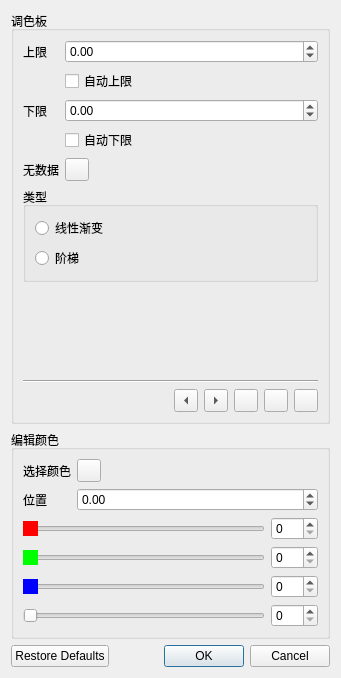
<?xml version="1.0" encoding="UTF-8"?>
<ui version="4.0">
 <class>ColorPaletteEdit</class>
 <widget class="QDialog" name="ColorPaletteEdit">
  <property name="geometry">
   <rect>
    <x>0</x>
    <y>0</y>
    <width>341</width>
    <height>613</height>
   </rect>
  </property>
  <property name="windowTitle">
   <string>编辑调色板</string>
  </property>
  <layout class="QVBoxLayout" name="verticalLayout">
   <item>
    <widget class="QGroupBox" name="groupBox">
     <property name="title">
      <string>调色板</string>
     </property>
     <layout class="QFormLayout" name="formLayout">
      <item row="0" column="0">
       <widget class="QLabel" name="maxTitle">
        <property name="text">
         <string>上限</string>
        </property>
       </widget>
      </item>
      <item row="0" column="1">
       <widget class="QDoubleSpinBox" name="max">
        <property name="minimum">
         <double>-999999.989999999990687</double>
        </property>
        <property name="maximum">
         <double>999999.989999999990687</double>
        </property>
       </widget>
      </item>
      <item row="2" column="0">
       <widget class="QLabel" name="minTitle">
        <property name="text">
         <string>下限</string>
        </property>
       </widget>
      </item>
      <item row="2" column="1">
       <widget class="QDoubleSpinBox" name="min">
        <property name="minimum">
         <double>-999999.989999999990687</double>
        </property>
        <property name="maximum">
         <double>999999.989999999990687</double>
        </property>
       </widget>
      </item>
      <item row="4" column="0">
       <widget class="QLabel" name="emptyColorTitle">
        <property name="text">
         <string>无数据</string>
        </property>
       </widget>
      </item>
      <item row="5" column="0" colspan="2">
       <widget class="QGroupBox" name="groupBox_2">
        <property name="title">
         <string>类型</string>
        </property>
        <layout class="QVBoxLayout" name="verticalLayout_2">
         <item>
          <widget class="QRadioButton" name="interpolationLinear">
           <property name="text">
            <string>线性渐变</string>
           </property>
          </widget>
         </item>
         <item>
          <widget class="QRadioButton" name="interpolationStep">
           <property name="text">
            <string>阶梯</string>
           </property>
          </widget>
         </item>
        </layout>
       </widget>
      </item>
      <item row="6" column="0" colspan="2">
       <layout class="QGridLayout" name="gridLayout">
        <property name="horizontalSpacing">
         <number>0</number>
        </property>
        <item row="1" column="0" colspan="3">
         <widget class="QWidget" name="arrows" native="true">
          <property name="minimumSize">
           <size>
            <width>0</width>
            <height>30</height>
           </size>
          </property>
         </widget>
        </item>
        <item row="0" column="0">
         <spacer name="arrowSpacerLeft">
          <property name="orientation">
           <enum>Qt::Horizontal</enum>
          </property>
          <property name="sizeType">
           <enum>QSizePolicy::Fixed</enum>
          </property>
          <property name="sizeHint" stdset="0">
           <size>
            <width>25</width>
            <height>0</height>
           </size>
          </property>
         </spacer>
        </item>
        <item row="0" column="2">
         <spacer name="arrowSpacerRight">
          <property name="orientation">
           <enum>Qt::Horizontal</enum>
          </property>
          <property name="sizeType">
           <enum>QSizePolicy::Fixed</enum>
          </property>
          <property name="sizeHint" stdset="0">
           <size>
            <width>25</width>
            <height>0</height>
           </size>
          </property>
         </spacer>
        </item>
        <item row="0" column="1">
         <widget class="ColorPaletteView" name="gradient" native="true">
          <property name="sizePolicy">
           <sizepolicy hsizetype="MinimumExpanding" vsizetype="Preferred">
            <horstretch>0</horstretch>
            <verstretch>0</verstretch>
           </sizepolicy>
          </property>
          <property name="minimumSize">
           <size>
            <width>0</width>
            <height>50</height>
           </size>
          </property>
         </widget>
        </item>
        <item row="2" column="0" colspan="3">
         <widget class="Line" name="line">
          <property name="orientation">
           <enum>Qt::Horizontal</enum>
          </property>
         </widget>
        </item>
       </layout>
      </item>
      <item row="7" column="0" colspan="2">
       <layout class="QHBoxLayout" name="horizontalLayout_2">
        <item>
         <spacer name="horizontalSpacer_3">
          <property name="orientation">
           <enum>Qt::Horizontal</enum>
          </property>
          <property name="sizeHint" stdset="0">
           <size>
            <width>40</width>
            <height>20</height>
           </size>
          </property>
         </spacer>
        </item>
        <item>
         <widget class="QToolButton" name="prev">
          <property name="toolTip">
           <string>选择上一个颜色</string>
          </property>
          <property name="text">
           <string>...</string>
          </property>
          <property name="arrowType">
           <enum>Qt::LeftArrow</enum>
          </property>
         </widget>
        </item>
        <item>
         <widget class="QToolButton" name="next">
          <property name="toolTip">
           <string>选择下一个颜色</string>
          </property>
          <property name="text">
           <string>...</string>
          </property>
          <property name="arrowType">
           <enum>Qt::RightArrow</enum>
          </property>
         </widget>
        </item>
        <item>
         <widget class="QToolButton" name="addStop">
          <property name="toolTip">
           <string>添加颜色</string>
          </property>
          <property name="icon">
           <iconset resource="../../resources/Resources.qrc">
            <normaloff>:/icons/plus.png</normaloff>:/icons/plus.png</iconset>
          </property>
         </widget>
        </item>
        <item>
         <widget class="QToolButton" name="removeStop">
          <property name="toolTip">
           <string>删除颜色</string>
          </property>
          <property name="icon">
           <iconset resource="../../resources/Resources.qrc">
            <normaloff>:/icons/minus.png</normaloff>:/icons/minus.png</iconset>
          </property>
         </widget>
        </item>
        <item>
         <widget class="QToolButton" name="tools">
          <property name="toolTip">
           <string>其他选项</string>
          </property>
          <property name="icon">
           <iconset resource="../../resources/icons/Fatcow.qrc">
            <normaloff>:/fatcow/16x16/cog.png</normaloff>:/fatcow/16x16/cog.png</iconset>
          </property>
          <property name="popupMode">
           <enum>QToolButton::InstantPopup</enum>
          </property>
         </widget>
        </item>
       </layout>
      </item>
      <item row="1" column="1">
       <widget class="QCheckBox" name="autoMax">
        <property name="text">
         <string>自动上限</string>
        </property>
       </widget>
      </item>
      <item row="3" column="1">
       <widget class="QCheckBox" name="autoMin">
        <property name="text">
         <string>自动下限</string>
        </property>
       </widget>
      </item>
      <item row="4" column="1">
       <widget class="Utils::QtColorButton" name="emptyColor"/>
      </item>
     </layout>
    </widget>
   </item>
   <item>
    <widget class="QGroupBox" name="editColor">
     <property name="title">
      <string>编辑颜色</string>
     </property>
     <layout class="QGridLayout" name="gridLayout_2">
      <item row="4" column="1">
       <widget class="QSpinBox" name="greenValue">
        <property name="maximum">
         <number>255</number>
        </property>
       </widget>
      </item>
      <item row="5" column="0">
       <widget class="QSlider" name="blue">
        <property name="styleSheet">
         <string notr="true">::handle {background-color: rgb(0, 0, 255);}</string>
        </property>
        <property name="maximum">
         <number>255</number>
        </property>
        <property name="orientation">
         <enum>Qt::Horizontal</enum>
        </property>
       </widget>
      </item>
      <item row="2" column="0" colspan="2">
       <layout class="QFormLayout" name="formLayout_2">
        <item row="1" column="1">
         <widget class="QDoubleSpinBox" name="position">
          <property name="minimum">
           <double>-999999.989999999990687</double>
          </property>
          <property name="maximum">
           <double>999999.989999999990687</double>
          </property>
         </widget>
        </item>
        <item row="0" column="1">
         <widget class="Utils::QtColorButton" name="color"/>
        </item>
        <item row="0" column="0">
         <widget class="QLabel" name="colorTitle">
          <property name="text">
           <string>选择颜色</string>
          </property>
         </widget>
        </item>
        <item row="1" column="0">
         <widget class="QLabel" name="positionTitle">
          <property name="text">
           <string>位置</string>
          </property>
         </widget>
        </item>
       </layout>
      </item>
      <item row="3" column="0">
       <widget class="QSlider" name="red">
        <property name="styleSheet">
         <string notr="true">::handle {background-color: rgb(255, 0, 0);}</string>
        </property>
        <property name="maximum">
         <number>255</number>
        </property>
        <property name="orientation">
         <enum>Qt::Horizontal</enum>
        </property>
       </widget>
      </item>
      <item row="4" column="0">
       <widget class="QSlider" name="green">
        <property name="styleSheet">
         <string notr="true">::handle {background-color: rgb(0, 255, 0);}</string>
        </property>
        <property name="maximum">
         <number>255</number>
        </property>
        <property name="orientation">
         <enum>Qt::Horizontal</enum>
        </property>
       </widget>
      </item>
      <item row="5" column="1">
       <widget class="QSpinBox" name="blueValue">
        <property name="maximum">
         <number>255</number>
        </property>
       </widget>
      </item>
      <item row="6" column="1">
       <widget class="QSpinBox" name="alphaValue">
        <property name="maximum">
         <number>255</number>
        </property>
       </widget>
      </item>
      <item row="6" column="0">
       <widget class="QSlider" name="alpha">
        <property name="styleSheet">
         <string notr="true">::handler {background-image: url(:/TransparentBackground.png);}</string>
        </property>
        <property name="maximum">
         <number>255</number>
        </property>
        <property name="orientation">
         <enum>Qt::Horizontal</enum>
        </property>
       </widget>
      </item>
      <item row="3" column="1">
       <widget class="QSpinBox" name="redValue">
        <property name="maximum">
         <number>255</number>
        </property>
       </widget>
      </item>
     </layout>
    </widget>
   </item>
   <item>
    <widget class="QDialogButtonBox" name="buttonBox">
     <property name="standardButtons">
      <set>QDialogButtonBox::Cancel|QDialogButtonBox::Ok|QDialogButtonBox::RestoreDefaults</set>
     </property>
    </widget>
   </item>
  </layout>
  <action name="actionImport">
   <property name="icon">
    <iconset resource="../../resources/icons/Fatcow.qrc">
     <normaloff>:/fatcow/16x16/application_go.png</normaloff>:/fatcow/16x16/application_go.png</iconset>
   </property>
   <property name="text">
    <string>导入</string>
   </property>
   <property name="toolTip">
    <string>从文件导入一个调色板</string>
   </property>
  </action>
  <action name="actionExport">
   <property name="icon">
    <iconset resource="../../resources/icons/Fatcow.qrc">
     <normaloff>:/fatcow/16x16/application_get.png</normaloff>:/fatcow/16x16/application_get.png</iconset>
   </property>
   <property name="text">
    <string>导出</string>
   </property>
   <property name="toolTip">
    <string>将调色板导出为文件</string>
   </property>
  </action>
  <action name="actionAutoSpace">
   <property name="icon">
    <iconset resource="../../resources/icons/Fatcow.qrc">
     <normaloff>:/fatcow/16x16/size_horizontal.png</normaloff>:/fatcow/16x16/size_horizontal.png</iconset>
   </property>
   <property name="text">
    <string>均匀分布</string>
   </property>
   <property name="toolTip">
    <string>调整各个颜色点的位置, 使其均匀分布</string>
   </property>
  </action>
 </widget>
 <customwidgets>
  <customwidget>
   <class>ColorPaletteView</class>
   <extends>QWidget</extends>
   <header>Imaging/ColorPaletteView.h</header>
   <container>1</container>
  </customwidget>
  <customwidget>
   <class>Utils::QtColorButton</class>
   <extends>QToolButton</extends>
   <header>utils/qtcolorbutton.h</header>
  </customwidget>
 </customwidgets>
 <resources>
  <include location="../../resources/icons/Fatcow.qrc"/>
  <include location="../../resources/Resources.qrc"/>
 </resources>
 <connections>
  <connection>
   <sender>buttonBox</sender>
   <signal>accepted()</signal>
   <receiver>ColorPaletteEdit</receiver>
   <slot>accept()</slot>
   <hints>
    <hint type="sourcelabel">
     <x>174</x>
     <y>533</y>
    </hint>
    <hint type="destinationlabel">
     <x>165</x>
     <y>259</y>
    </hint>
   </hints>
  </connection>
  <connection>
   <sender>buttonBox</sender>
   <signal>rejected()</signal>
   <receiver>ColorPaletteEdit</receiver>
   <slot>reject()</slot>
   <hints>
    <hint type="sourcelabel">
     <x>174</x>
     <y>533</y>
    </hint>
    <hint type="destinationlabel">
     <x>165</x>
     <y>259</y>
    </hint>
   </hints>
  </connection>
  <connection>
   <sender>red</sender>
   <signal>valueChanged(int)</signal>
   <receiver>redValue</receiver>
   <slot>setValue(int)</slot>
   <hints>
    <hint type="sourcelabel">
     <x>145</x>
     <y>398</y>
    </hint>
    <hint type="destinationlabel">
     <x>300</x>
     <y>401</y>
    </hint>
   </hints>
  </connection>
  <connection>
   <sender>green</sender>
   <signal>valueChanged(int)</signal>
   <receiver>greenValue</receiver>
   <slot>setValue(int)</slot>
   <hints>
    <hint type="sourcelabel">
     <x>235</x>
     <y>425</y>
    </hint>
    <hint type="destinationlabel">
     <x>298</x>
     <y>428</y>
    </hint>
   </hints>
  </connection>
  <connection>
   <sender>blue</sender>
   <signal>valueChanged(int)</signal>
   <receiver>blueValue</receiver>
   <slot>setValue(int)</slot>
   <hints>
    <hint type="sourcelabel">
     <x>198</x>
     <y>451</y>
    </hint>
    <hint type="destinationlabel">
     <x>301</x>
     <y>454</y>
    </hint>
   </hints>
  </connection>
  <connection>
   <sender>alpha</sender>
   <signal>valueChanged(int)</signal>
   <receiver>alphaValue</receiver>
   <slot>setValue(int)</slot>
   <hints>
    <hint type="sourcelabel">
     <x>185</x>
     <y>480</y>
    </hint>
    <hint type="destinationlabel">
     <x>303</x>
     <y>483</y>
    </hint>
   </hints>
  </connection>
  <connection>
   <sender>redValue</sender>
   <signal>valueChanged(int)</signal>
   <receiver>red</receiver>
   <slot>setValue(int)</slot>
   <hints>
    <hint type="sourcelabel">
     <x>297</x>
     <y>400</y>
    </hint>
    <hint type="destinationlabel">
     <x>135</x>
     <y>398</y>
    </hint>
   </hints>
  </connection>
  <connection>
   <sender>greenValue</sender>
   <signal>valueChanged(int)</signal>
   <receiver>green</receiver>
   <slot>setValue(int)</slot>
   <hints>
    <hint type="sourcelabel">
     <x>296</x>
     <y>424</y>
    </hint>
    <hint type="destinationlabel">
     <x>146</x>
     <y>428</y>
    </hint>
   </hints>
  </connection>
  <connection>
   <sender>blueValue</sender>
   <signal>valueChanged(int)</signal>
   <receiver>blue</receiver>
   <slot>setValue(int)</slot>
   <hints>
    <hint type="sourcelabel">
     <x>294</x>
     <y>454</y>
    </hint>
    <hint type="destinationlabel">
     <x>160</x>
     <y>455</y>
    </hint>
   </hints>
  </connection>
  <connection>
   <sender>alphaValue</sender>
   <signal>valueChanged(int)</signal>
   <receiver>alpha</receiver>
   <slot>setValue(int)</slot>
   <hints>
    <hint type="sourcelabel">
     <x>297</x>
     <y>481</y>
    </hint>
    <hint type="destinationlabel">
     <x>159</x>
     <y>480</y>
    </hint>
   </hints>
  </connection>
 </connections>
</ui>
